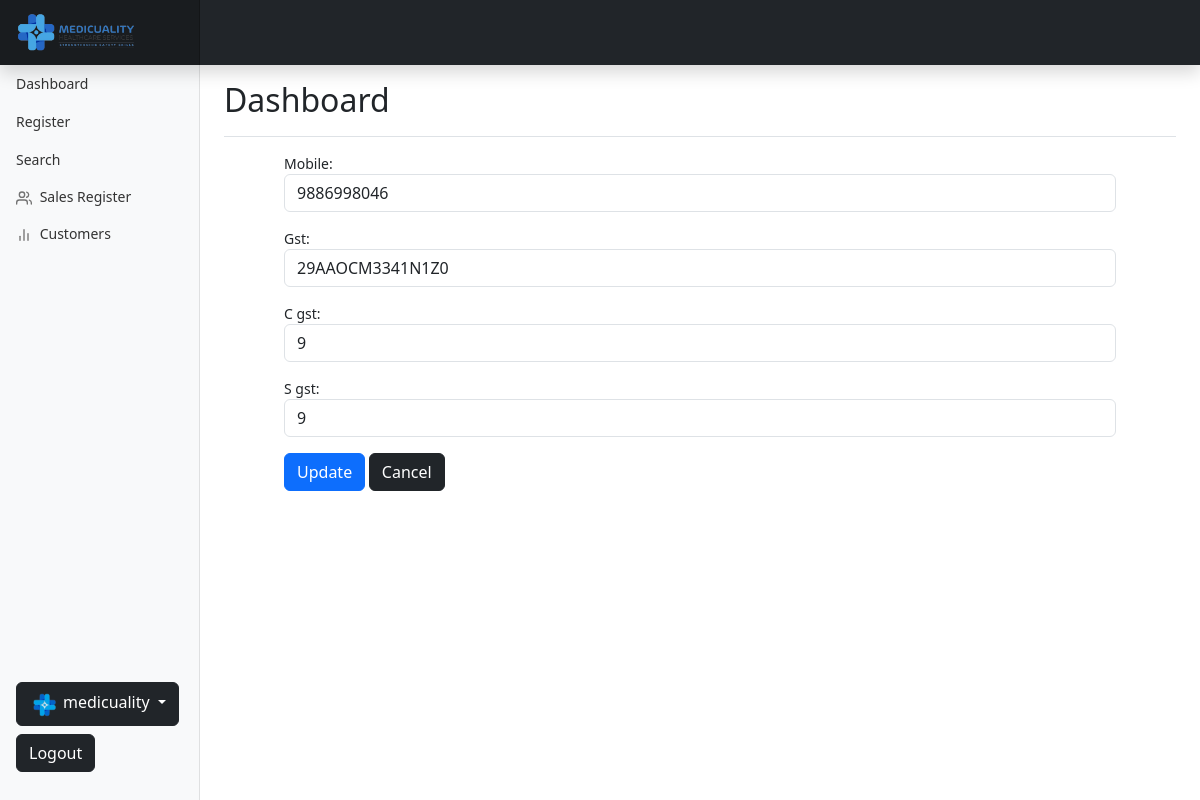
The page /setting/ (signed in) on the database its author committed.
### home/models.py (models this page shows, shortened)
class Merchant(models.Model):
    mobile = models.IntegerField(null=False)
    gst = models.CharField(max_length=50, null=False)
    c_gst = models.IntegerField(blank=True, null=False)
    s_gst = models.IntegerField(blank=False)

### home/views.py (the view, shortened to what this page needs)
# urls.py: path('setting/', views.AppSetting, name="setting"),
@login_required(login_url = 'loginPage')
def AppSetting(request):
    info = Merchant.objects.get()
    form = MyMerchant(instance=info)
    return render(request, 'setting.html', {'form':form})

### home/forms.py
class MyMerchant(ModelForm):
    class Meta:
        model = Merchant
        fields = '__all__'

### templates/setting.html (shortened to what this page needs)
{% extends 'index.html' %}
{% block dash %}
    <div class="container">
        <form action="" method="POST" id="setting" class="form-group">
            <div class="mx-5">
                {{form.as_p}}
                <button class="btn btn-primary" type="submit">Update</button>
                <button class="btn btn-dark"><a href="{% url 'dashboard' %}" class="text-decoration-none text-white">Cancel</a></button>
            </div>
         </form>
    </div>
{% endblock %}

### templates/index.html (shortened to what this page needs)
{% load static %}
<!doctype html>
<html lang="en" data-bs-theme="auto">
    <link href="https://cdn.jsdelivr.net/npm/bootstrap@5.3.0-alpha3/dist/css/bootstrap.min.css" rel="stylesheet">
    <link rel="stylesheet" href="https://cdn.jsdelivr.net/npm/bootstrap-icons@1.10.5/font/bootstrap-icons.css">
<link href="../assets/dist/css/bootstrap.min.css" rel="stylesheet">
    <link href="{% static 'css/dashboard.css' %}" rel="stylesheet">
  </head>
  <body>
<header class="navbar navbar-dark sticky-top bg-dark flex-md-nowrap p-0 shadow">
  <a class="navbar-brand col-md-3 col-lg-2 me-0 px-3 fs-6" href="#"><img src="{% static 'images/logo.png' %}" style="width:120px" alt="" class="img-fluid"></a>
</header>
<div class="container-fluid">
  <div class="row">
    <nav id="sidebarMenu" class="col-md-3 col-lg-2 d-md-block bg-body-tertiary sidebar collapse">
      <div class="position-sticky pt-3 sidebar-sticky">
        <ul class="nav flex-column">
          <li class="nav-item">
            <a class="nav-link" aria-current="page" href="{% url 'dashboard' %}">
              Dashboard
            </a>
          </li>
          <li class="nav-item">
            <a class='nav-link' href="{% url 'register' %}">
              Register
            </a>
          </li>
          <li class="nav-item">
            <a class="nav-link" href="{% url 'search' %}">
              Search
            </a>
          </li>
          <li class="nav-item">
            <a class="nav-link" href="{% url 'salesregister' %}">
              <span data-feather="users" class="align-text-bottom"></span>
              Sales Register
            </a>
          </li>
          <li class="nav-item">
            <a class="nav-link" href="{% url 'customer' %}">
              <span data-feather="bar-chart-2" class="align-text-bottom"></span>
              Customers
            </a>
            <div style="bottom: 0;position: fixed;padding-bottom: 20px;">
              <div class="btn-group ms-3">
                <button type="button" class="btn btn-dark dropdown-toggle" data-bs-toggle="dropdown" aria-expanded="false">
                  <span><img src="{% static 'images/icon.png' %}" class="ronded-circle" style="width:30px;" alt=""><span class="ms-1">{{request.user.username}}</span></span>
                </button> <br>
              </div>
              <a class="nav-link" style="width:60px;" href="{% url 'LogoutPage' %}">
                <button class="btn btn-dark">Logout</button>
              </a>
            </div>
          </li>
        </ul>
      </div>
    </nav>
    <main class="col-md-9 ms-sm-auto col-lg-10 px-md-4">
      <div class="d-flex justify-content-between flex-wrap flex-md-nowrap align-items-center pt-3 pb-2 mb-3 border-bottom">
        <h1 class="h2">Dashboard</h1>
      </div>
      {% block dash %}{% endblock %}
    </main>
  </div>
</div>
  </body>
</html>

### static/css/dashboard.css (style rules this page uses)
body { font-size: .875rem; }
.feather { width: 16px; height: 16px; }
.sidebar { position: fixed; top: 0; bottom: 0; left: 0; z-index: 100; padding: 48px 0 0; box-shadow: inset -1px 0 0 rgba(0, 0, 0, .1); }
.sidebar-sticky { height: calc(100vh - 48px); overflow-x: hidden; overflow-y: auto; }
.sidebar .nav-link { font-weight: 500; color: #333; }
.sidebar .nav-link .feather { margin-right: 4px; color: #727272; }
.navbar-brand { padding-top: .75rem; padding-bottom: .75rem; background-color: rgba(0, 0, 0, .25); box-shadow: inset -1px 0 0 rgba(0, 0, 0, .25); }

### rows shown on the page
Merchant: mobile "9886998046", gst "29AAOCM3341N1Z0", c_gst "9", s_gst "9"

### other values the page prints
{{ request.user.username }} "medicuality"
